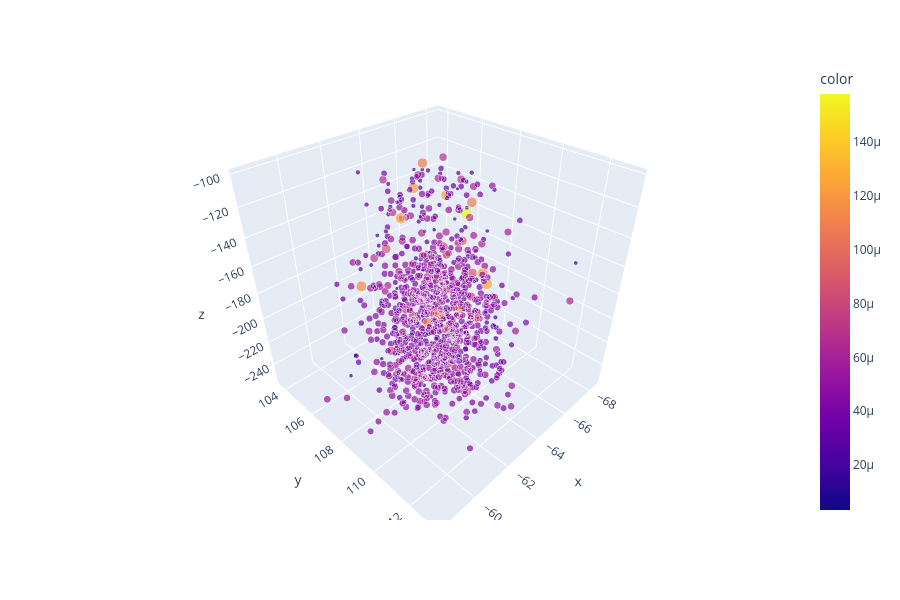

Source (notebook cell):
### Code cell
import plotly.express as px

time2z = TimeZMapper()

fig = px.scatter_3d(
    x=drift_pos[:, 0],
    y=drift_pos[:, 1],
    z=time2z(drift_time, drift_pos[:, 2]),
    size=drift_edep,
    color= drift_edep,
    width=900,
    height=600
)
fig.show()

### Figure 1 — Plotly figure (JSON) as saved in the notebook; plotly's stock layout.template omitted (floating-point values rounded to 4 significant figures; data arrays with more than 128 entries replaced by an {"elided": "..."} marker saying what was removed)
{"data": [{"hovertemplate": "x=%{x}<br>y=%{y}<br>z=%{z}<br>size=%{marker.size}<br>color=%{marker.color}<extra></extra>", "legendgroup": "", "marker": {"color": {"elided": "1002 float values"}, "coloraxis": "coloraxis", "size": {"elided": "1002 float values"}, "sizemode": "area", "sizeref": 3.948e-07, "symbol": "circle"}, "mode": "markers", "name": "", "scene": "scene", "showlegend": false, "type": "scatter3d", "x": {"elided": "1002 float values"}, "y": {"elided": "1002 float values"}, "z": {"elided": "1002 float values"}}], "layout": {"coloraxis": {"colorbar": {"title": {"text": "color"}}, "colorscale": [[0, "#0d0887"], [0.1111, "#46039f"], [0.2222, "#7201a8"], [0.3333, "#9c179e"], [0.4444, "#bd3786"], [0.5556, "#d8576b"], [0.6667, "#ed7953"], [0.7778, "#fb9f3a"], [0.8889, "#fdca26"], [1, "#f0f921"]]}, "height": 600, "legend": {"itemsizing": "constant", "tracegroupgap": 0}, "margin": {"t": 60}, "scene": {"aspectmode": "auto", "aspectratio": {"x": 1, "y": 1, "z": 1}, "domain": {"x": [0, 1], "y": [0, 1]}, "xaxis": {"title": {"text": "x"}, "type": "linear"}, "yaxis": {"title": {"text": "y"}, "type": "linear"}, "zaxis": {"title": {"text": "z"}, "type": "linear"}}, "width": 900}}
